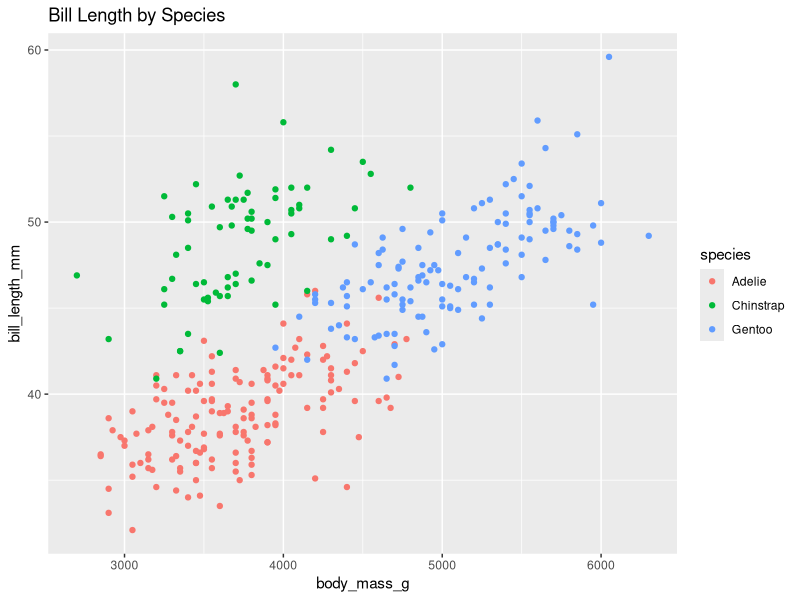
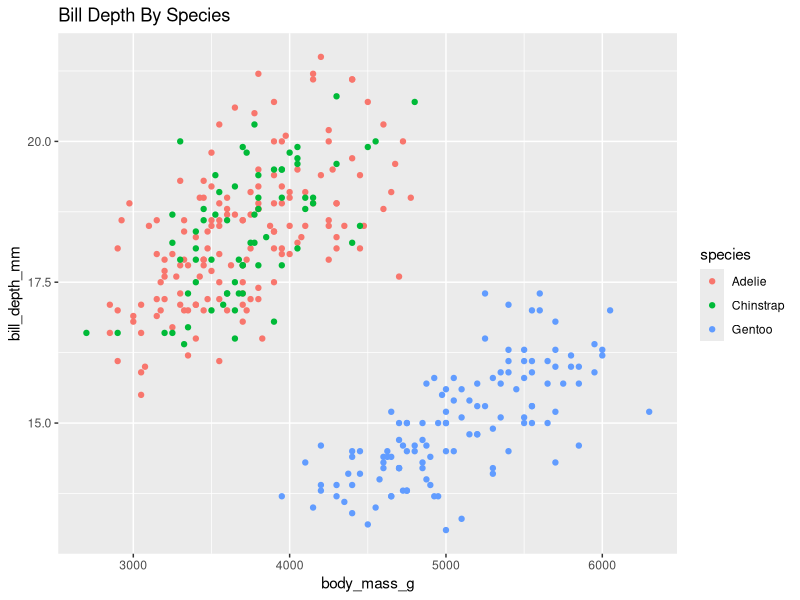
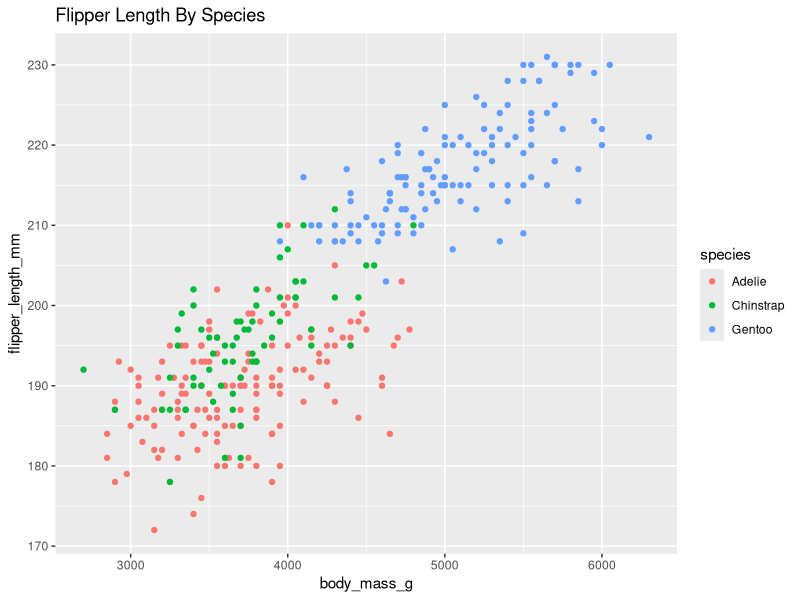

R code for these plots, in order:
## ---- chunk 1
library(tidyverse)
library(palmerpenguins)
glimpse(penguins)
## ---- chunk 2
ggplot(penguins)+aes(x=body_mass_g,y=bill_length_mm, color=species)+
  geom_point()+labs(title = "Bill Length by Species")

## ---- chunk 3
ggplot(penguins, 
       aes(x = body_mass_g, 
           y = bill_depth_mm, 
           color = species)) + 
  geom_point() + 
  labs(title = "Bill Depth By Species")

## ---- chunk 4
ggplot(penguins, 
       aes(x = body_mass_g, 
           y = flipper_length_mm, 
           color = species)) + 
  geom_point() + 
  labs(title = "Flipper Length By Species")

## ---- chunk 5
penguins |> 
  group_by(species) |> 
  summarize(mean_bill_length = 
              mean(bill_length_mm, na.rm = TRUE), 
            mean_bill_depth = 
              mean(bill_depth_mm, na.rm = TRUE), 
            mean_flipper_length = 
              mean(flipper_length_mm, na.rm = TRUE), 
            mean_body_mass = 
              mean(body_mass_g, na.rm = TRUE))
